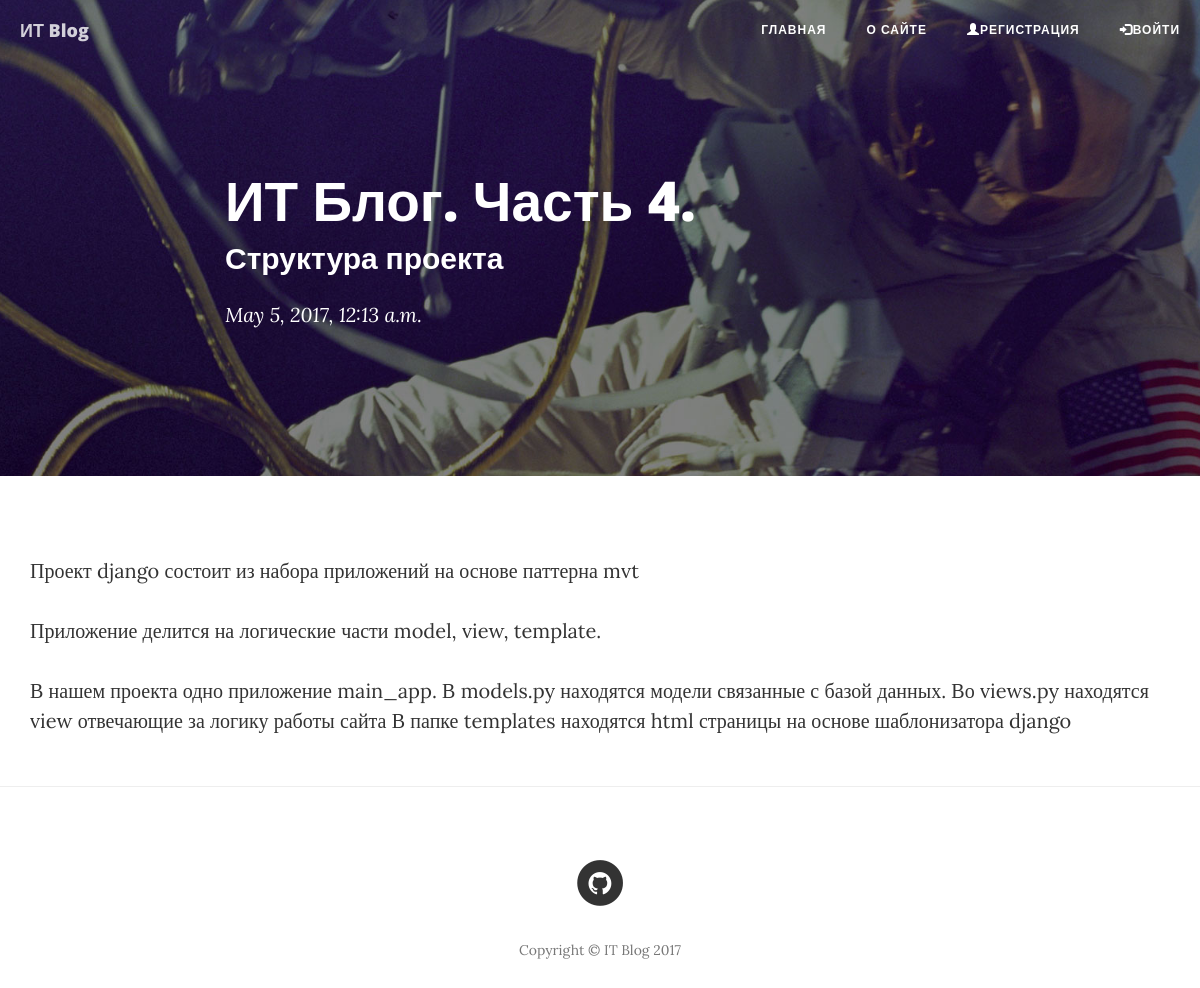
The page /post/13/ on the database its author committed.
### main_app/models.py (models this page shows, shortened)
class Post(models.Model):
    title = models.CharField(max_length=64, unique=True)
    subtitle = models.CharField(max_length=128, blank=True)
    post_datetime = models.DateTimeField(auto_now=True)
    text = models.TextField()
    is_active = models.BooleanField(default=False)
    user = models.ForeignKey(User)

### main_app/views.py (the view)
# urls.py: url(r'^post/(?P<pk>\d+)/$', PostDetailView.as_view(), name='post'),
class PostDetailView(DetailView):
    model = Post
    template_name = 'post.html'
    context_object_name = 'post'

### main_app/templates/post.html (shortened to what this page needs)
{% extends "main.html" %}
{% load staticfiles %}
{% block header %}
    <header class="intro-header" style="background-image: url('{% static "img/post-bg.jpg" %}')">
        <div class="container">
            <div class="row">
                <div class="col-lg-8 col-lg-offset-2 col-md-10 col-md-offset-1">
                    <div class="post-heading">
                        <h1>{{post.title}}</h1>
                        <h2 class="subheading">{{post.subtitle}}</h2>
                        <span class="meta">{{post.post_datetime}}</span>
                    </div>
                </div>
            </div>
        </div>
    </header>
{% endblock %}
{% block content %}
    {{post.text|safe}}
{% endblock %}

### rows shown on the page
Post: title "ИТ Блог. Часть 4.", subtitle "Структура проекта", post_datetime "May 5, 2017, 12:13 a.m.", text "Проект django состоит из набора приложений на основе паттерна mvt Приложение делится на логические части model, view, template. В нашем проекта одно приложение main_app. В models.py находятся модели связанные с базой данных. Во views.py находятся view отвечающие за логику работы сайта В папке templates находятся html страницы на основе шаблонизатора django"
